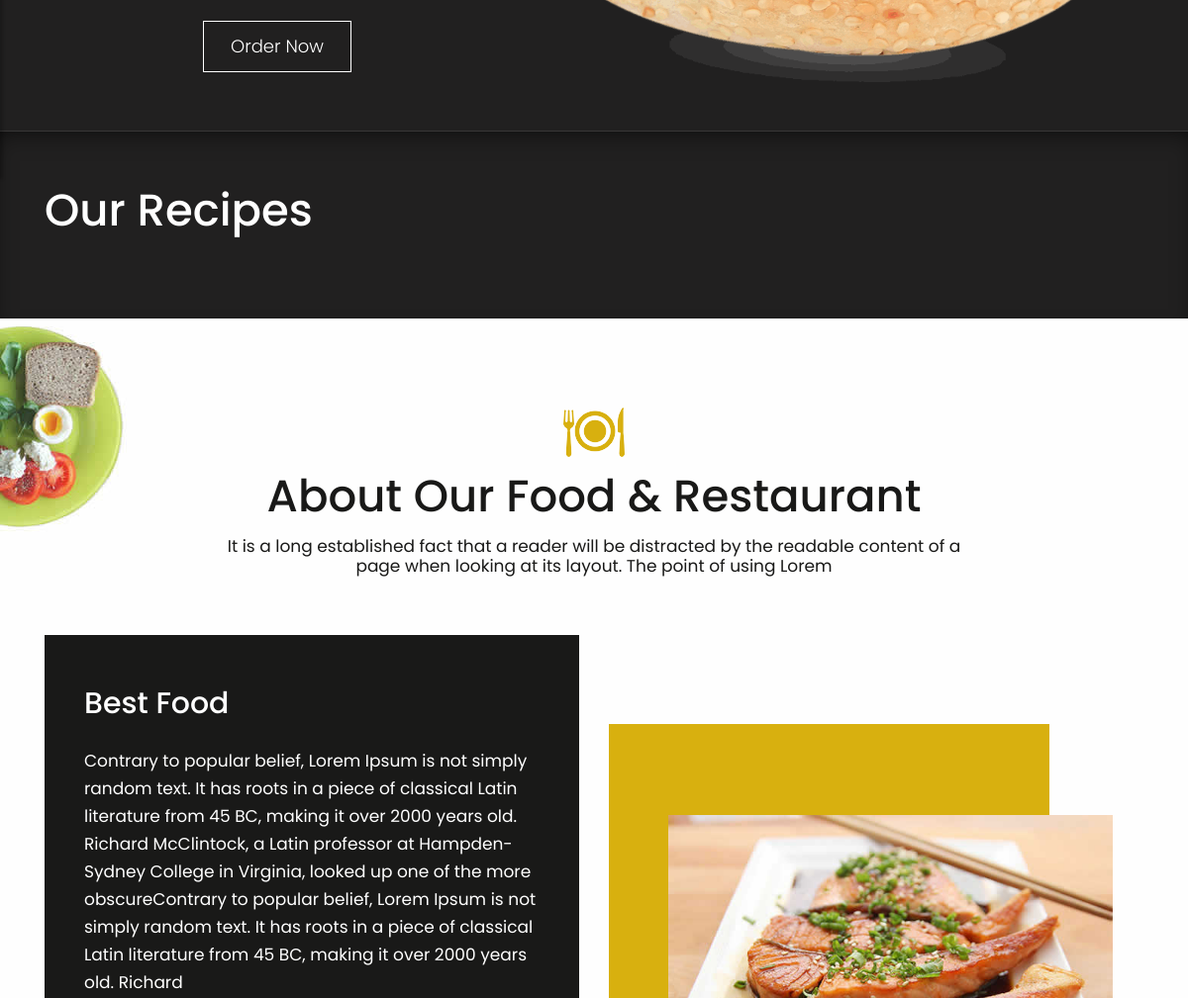
The app's page / (middle part), older data.
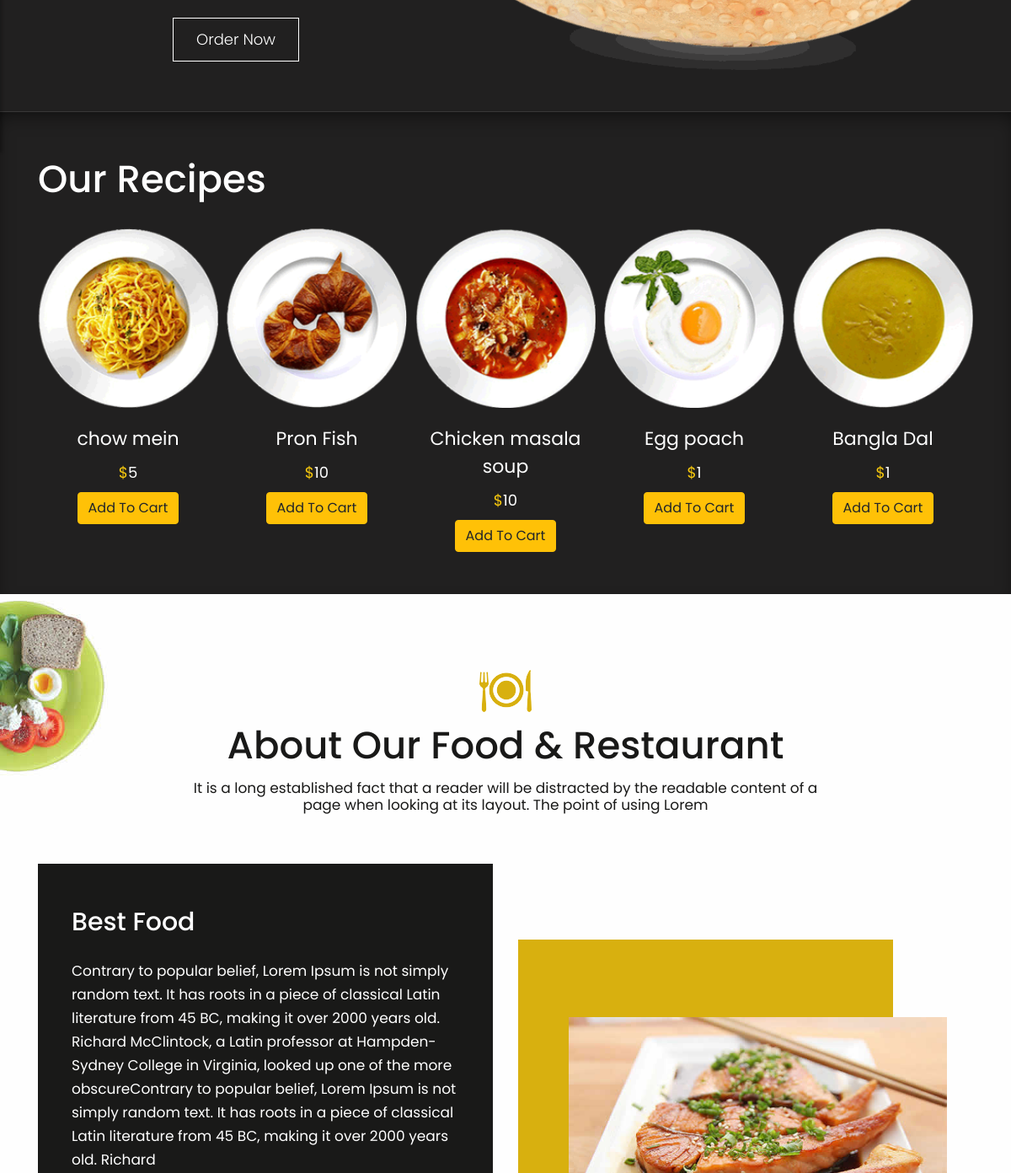
The same page, newer data.
### shop/models.py (models this page shows, shortened)
class recipt(models.Model):
    name=models.CharField(max_length=50)
    img=models.ImageField(upload_to="static/rcp/")
    price=models.CharField(max_length=50)

### shop/views.py (the view)
# urls.py: path("",views.index,name="home"),
def index(request):
    dish=recipt.objects.all()
    VAR={
        "rep":dish
    }
    return render(request,"index.html",VAR)

### shop/templates/index.html (shortened to what this page needs)
{% extends "base.html" %}
{% load static %}
{% block body %}
    <div class="slider_section">
        <div class="container">
            <div class="row">
                <div class="col-md-12">
                    <div class="full">
                        <div id="main_slider" class="carousel vert slide" data-ride="carousel" data-interval="5000">
                            <div class="carousel-inner">
                                <div class="carousel-item active">
                                    <div class="row">
                                        <div class="col-md-5">
                                            <div class="slider_cont">
                                                <a class="main_bt_border" href="{% url "recipe" %}">Order Now</a>
                                            </div>
                                        </div>
                                        <div class="col-md-7">
                                            <div class="slider_image full text_align_center">
                                                <img class="img-responsive" src="{% static 'images/burger_slide.png' %}" alt="#" />
                                            </div>
                                        </div>
                                    </div>
                                </div>
                            </div>
                        </div>
                    </div>
                </div>
            </div>
        </div>
    </div>
    <section class="resip_section">
        <div class="container">
            <div class="row">
         <div class="col-md-12">
       <div class="ourheading">
    <h2>Our Recipes</h2>
  </div>
</div>
<div class="container">
    <div class="row">
        <div class="col-md-12">
            <div class="owl-carousel owl-theme">
            {% for i in rep %}
                <div class="item">
                    <div class="product_blog_img">
                        <img src="{{i.img}}" alt="#" />
                    </div>
                    <div class="product_blog_cont">
                        <h3>{{i.name}}</h3>
                        <h4><span class="theme_color">$</span>{{i.price}}</h4>
                        <button data-name="{{i.name}}" data-price="{{i.price}}"data-id="{{i.id}}" id='cart' class="btn btn-warning">Add To Cart</button>
                    </div>
                </div>
            {% endfor %}
            </div>
        </div>
    </div>
</div>
</div>
</div>
</section>
<div class="bg_bg">
<div class="about">
    <div class="container">
      <div class="row">
         <div class="col-md-12">
             <div class="title">
                <i><img src="{% static 'images/title.png' %}" alt="#"/></i>
                <h2>About Our Food & Restaurant</h2>
                <span>It is a long established fact that a reader will be distracted by the readable content of a
                   <br> page when looking at its layout. The point of using Lorem
                </span>
             </div>
          </div>
       </div>
       <div class="row">
         <div class="col-xl-6 col-lg-6 col-md-12 col-sm-12">
             <div class="about_box">
                 <h3>Best Food</h3>
                 <p>Contrary to popular belief, Lorem Ipsum is not simply random text. It has roots in a piece of classical Latin literature from 45 BC, making it over 2000 years old. Richard McClintock, a Latin professor at Hampden-Sydney College in Virginia, looked up one of the more obscureContrary to popular belief, Lorem Ipsum is not simply random text. It has roots in a piece of classical Latin literature from 45 BC, making it over 2000 years old. Richard </p>
             </div>
         </div>
          <div class="col-xl-5 col-lg-5 col-md-10 col-sm-12 about_img_boxpdnt">
             <div class="about_img">
                 <figure><img src="{% static 'images/about-img.jpg' %}" alt="#/"></figure>
             </div>
         </div>
       </div>
    </div>
</div>
</div>
{% endblock  %}

Row changes from the older to the newer data that the page shows:
added recipt: img (picture), name "chow mein", price "5"
added recipt: img (picture), name "Pron Fish", price "10"
added recipt: img (picture), name "Chicken masala soup", price "10"
added recipt: img (picture), name "Egg poach", price "1"
added recipt: img (picture), name "Bangla Dal", price "1"
